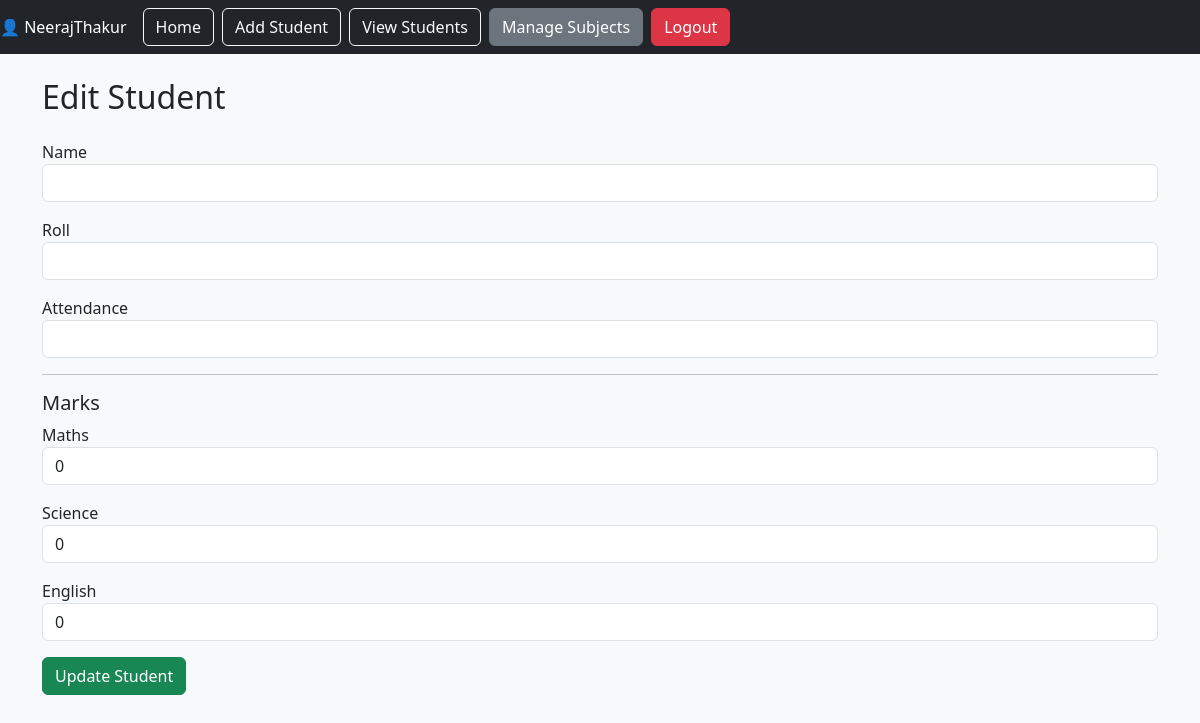
The app's page /edit/2 (signed in), older data.
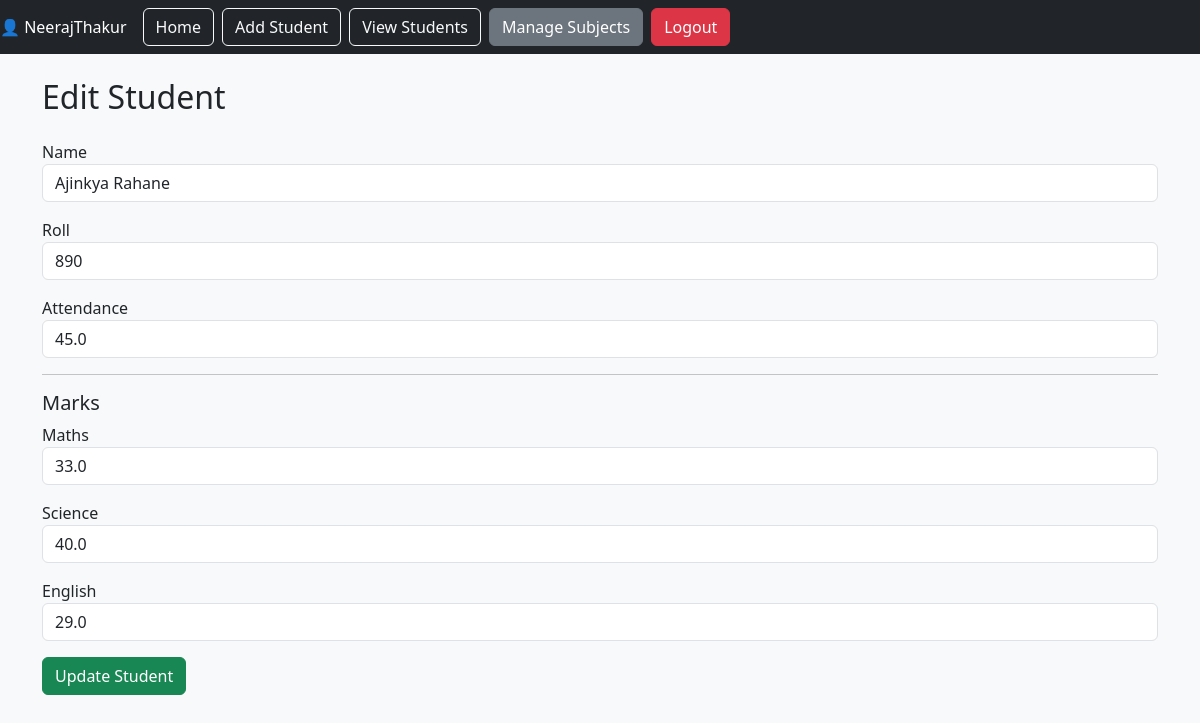
The same page, newer data.
### tables this page shows
CREATE TABLE subjects (
        id INTEGER PRIMARY KEY AUTOINCREMENT,
        subject_name TEXT UNIQUE NOT NULL
    );

CREATE TABLE students (
        id INTEGER PRIMARY KEY AUTOINCREMENT,
        name TEXT NOT NULL,
        roll INTEGER NOT NULL,
        attendance REAL NOT NULL,
        user_id INTEGER,
        FOREIGN KEY(user_id) REFERENCES users(id)
    );

CREATE TABLE marks (
        id INTEGER PRIMARY KEY AUTOINCREMENT,
        student_id INTEGER,
        subject_id INTEGER,
        marks REAL,
        FOREIGN KEY(student_id) REFERENCES students(id),
        FOREIGN KEY(subject_id) REFERENCES subjects(id)
    );

### app.py (the view)
@app.route("/edit/<int:id>")
def edit_student(id):
    if "user_id" not in session:
        return redirect("/login")
    conn = sqlite3.connect("students.db")
    cursor = conn.cursor()
    cursor.execute("SELECT * FROM students WHERE id = ? AND user_id = ?", (id, session["user_id"]))
    student = cursor.fetchone()
    cursor.execute("SELECT * FROM subjects")
    subjects = cursor.fetchall()
    cursor.execute("""
        SELECT subject_id, marks
        FROM marks
        WHERE student_id = ?
    """, (id,))
    marks_data = cursor.fetchall()
    marks_dict = {subject_id: marks for subject_id, marks in marks_data}
    conn.close()
    return render_template(
        "edit_student.html",
        student=student,
        subjects=subjects,
        marks_dict=marks_dict
    )

### templates/edit_student.html
{% extends "base.html" %}
{% block content %}
<h2 class="mb-4">Edit Student</h2>
<form method="POST" action="/update/{{ student[0] }}">
    <div class="mb-3">
        <label>Name</label>
        <input type="text" name="name" class="form-control"
               value="{{ student[1] }}" required>
    </div>
    <div class="mb-3">
        <label>Roll</label>
        <input type="number" name="roll" class="form-control"
               value="{{ student[2] }}" required>
    </div>
    <div class="mb-3">
        <label>Attendance</label>
        <input type="number" step="0.01" name="attendance"
               class="form-control"
               value="{{ student[3] }}" required>
    </div>
    <hr>
    <h5>Marks</h5>
    {% for subject in subjects %}
    <div class="mb-3">
        <label>{{ subject[1] }}</label>
        <input type="number" step="0.01"
               name="subject_{{ subject[0] }}"
               class="form-control"
               value="{{ marks_dict.get(subject[0], 0) }}"
               required>
    </div>
    {% endfor %}
    <button type="submit" class="btn btn-success">
        Update Student
    </button>
</form>
{% endblock %}

Row changes from the older to the newer data that the page shows:
added students: name "Ajinkya Rahane", roll "890", attendance "45.0"
shown differently, row unchanged: subjects "Maths": get "0" → (not shown)
added marks: get "33.0"
shown differently, row unchanged: subjects "Science": get "0" → (not shown)
added marks: get "40.0"
shown differently, row unchanged: subjects "English": get "0" → (not shown)
added marks: get "29.0"
